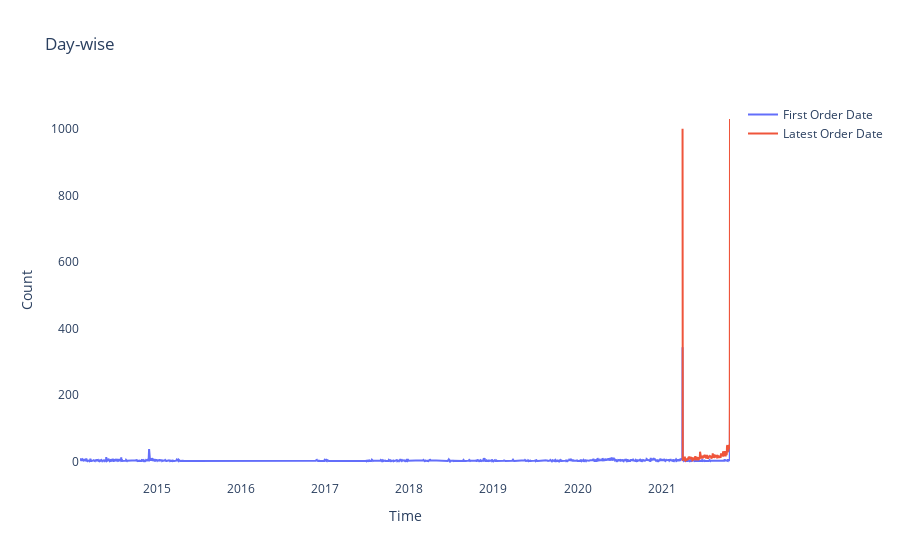

The code cell stored with this chart in its notebook:
### Code cell
plot_data = [
    go.Scatter(
        x=df_0.index,
        y=df_0['CustomerID'],
        name='First Order Date',
        #x_axis="OTI",
        #y_axis="time",
    ),
    go.Scatter(
        x=df_1.index,
        y=df_1['CustomerID'],
        name='Latest Order Date'
    )
    
]
plot_layout = go.Layout(
        title='Day-wise',
        yaxis_title='Count',
        xaxis_title='Time',
        plot_bgcolor='rgba(0,0,0,0)'
    )
fig = go.Figure(data=plot_data, layout=plot_layout)
pyoff.iplot(fig)

### Figure 1 — Plotly figure (JSON) as saved in the notebook; plotly's stock layout.template omitted (floating-point values rounded to 4 significant figures; data arrays with more than 128 entries replaced by an {"elided": "..."} marker saying what was removed)
{"data": [{"name": "First Order Date", "type": "scatter", "x": {"elided": "1928 str values"}, "y": {"elided": "1928 int values"}}, {"name": "Latest Order Date", "type": "scatter", "x": {"elided": "207 str values"}, "y": {"elided": "207 int values"}}], "layout": {"plot_bgcolor": "rgba(0,0,0,0)", "title": {"text": "Day-wise"}, "xaxis": {"title": {"text": "Time"}}, "yaxis": {"title": {"text": "Count"}}}}
